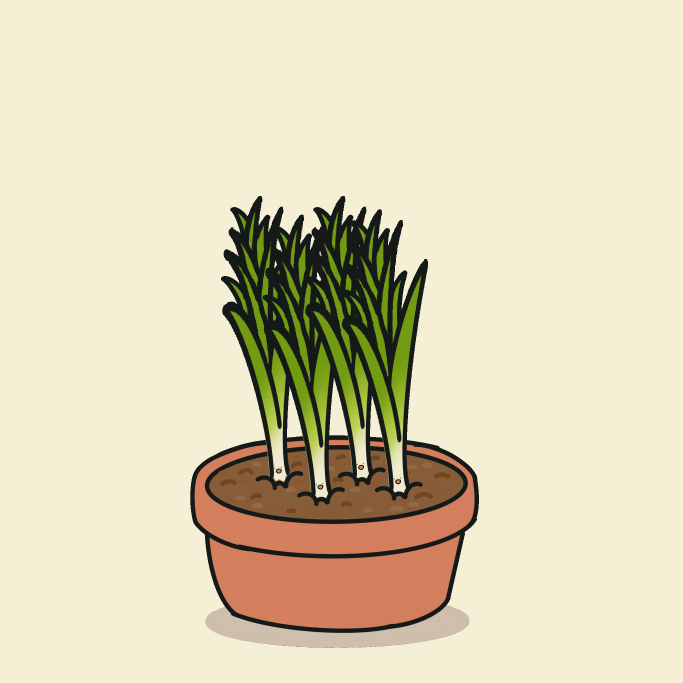
#> input picture assets/healthy.jpg, 2048 x 2048 px (shown at 1/3 size); its folder holds 3 pictures in this run
$ python -i ui_main.py   (imports and definitions only)
#> lines starting #> are read from the running program, lines starting #| are printed output that depends on the picture
# ui_main.py

import tkinter as tk
from tkinter import ttk, messagebox
import threading
import time
import datetime
import colorsys
from PIL import Image, ImageTk # 导入Pillow库

import leek_game
import api_client
import config

# Global variables
player_leek = None
game_update_id = None  # For the 5-minute game logic update
price_ticker_update_id = None  # For the few-seconds price ticker update
current_monitoring_symbol = None  # To store the symbol being monitored

# Global storage for image objects to prevent garbage collection
leek_images = {
    "initial": None,
    "healthy": None,
    "slightly_yellow": None,
    "fallback_pot": None # For fallback image when loading fails
}

def load_leek_images():
    """
    Load leek images.
    'healthy' and 'slightly_yellow' images are scaled to have a width of config.LEEK_RECT_WIDTH,
    with height scaled proportionally.
    'initial' image is scaled to have a width of config.LEEK_RECT_WIDTH * 1.1 (can be adjusted),
    with height scaled proportionally.
    """
    try:
        target_leek_width = config.LEEK_RECT_WIDTH

        # Healthy state image
        img_healthy_orig = Image.open("assets/healthy.jpg") # Assuming .png, adjust if .jpg
#> img_healthy_orig is the input picture: PIL image 2048x2048 RGB; mean R, G, B 221.7, 212.4, 184.2
        original_width_h, original_height_h = img_healthy_orig.size
#> original_width_h = 2048; original_height_h = 2048
        if original_width_h == 0: raise ValueError("Healthy image original width is zero.") # Prevent division by zero

        scale_ratio_h = target_leek_width / original_width_h
#> scale_ratio_h = 0.0488
        new_height_h = int(original_height_h * scale_ratio_h)
#> new_height_h = 100
        new_width_h = target_leek_width # Explicitly set to target width

        img_healthy_resized = img_healthy_orig.resize((new_width_h, new_height_h), Image.Resampling.LANCZOS)
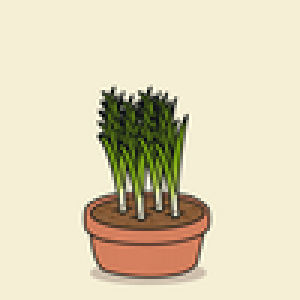
#> img_healthy_resized: PIL image 100x100 RGB (shown 3 times larger); mean R, G, B 221.7, 212.4, 184.2
        leek_images["healthy"] = ImageTk.PhotoImage(img_healthy_resized)

        # Slightly yellow state image
        img_sy_orig = Image.open("assets/slightly_yellow.jpg") # Assuming .png
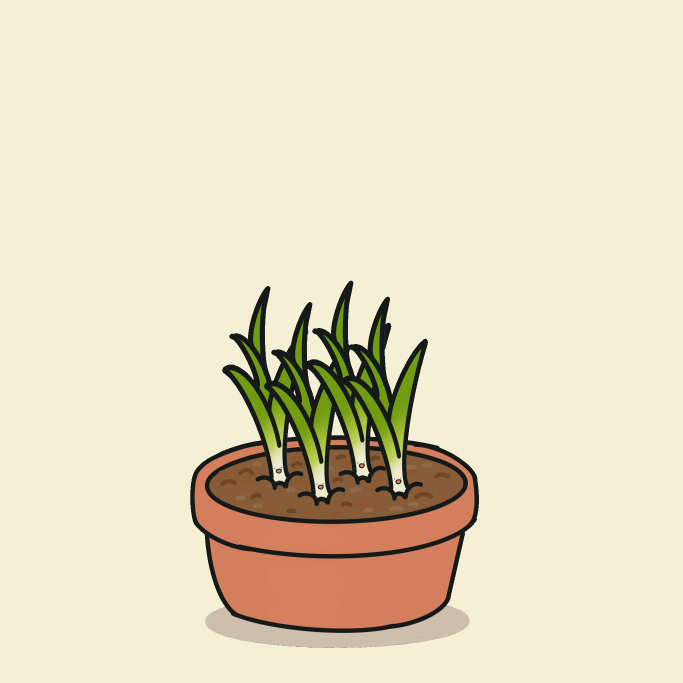
#> input picture assets/slightly_yellow.jpg, 2048 x 2048 px (shown at 1/3 size)
#> img_sy_orig is the input picture: PIL image 2048x2048 RGB; mean R, G, B 229.1, 219, 191.6
        original_width_sy, original_height_sy = img_sy_orig.size
#> original_width_sy = 2048; original_height_sy = 2048
        if original_width_sy == 0: raise ValueError("Slightly yellow image original width is zero.")

        scale_ratio_sy = target_leek_width / original_width_sy
#> scale_ratio_sy = 0.0488
        new_height_sy = int(original_height_sy * scale_ratio_sy)
#> new_height_sy = 100
        new_width_sy = target_leek_width

        img_sy_resized = img_sy_orig.resize((new_width_sy, new_height_sy), Image.Resampling.LANCZOS)
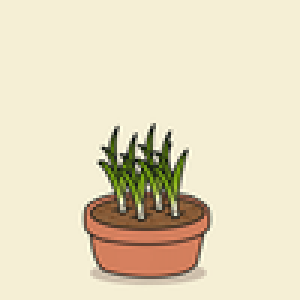
#> img_sy_resized: PIL image 100x100 RGB (shown 3 times larger); mean R, G, B 229.1, 219, 191.6
        leek_images["slightly_yellow"] = ImageTk.PhotoImage(img_sy_resized)

        # Initial state image (e.g., a pot)
        target_initial_width = int(target_leek_width * 1.1) # Make pot slightly wider than leek, adjust as needed
        img_initial_orig = Image.open("assets/initial.jpg") # Assuming .png
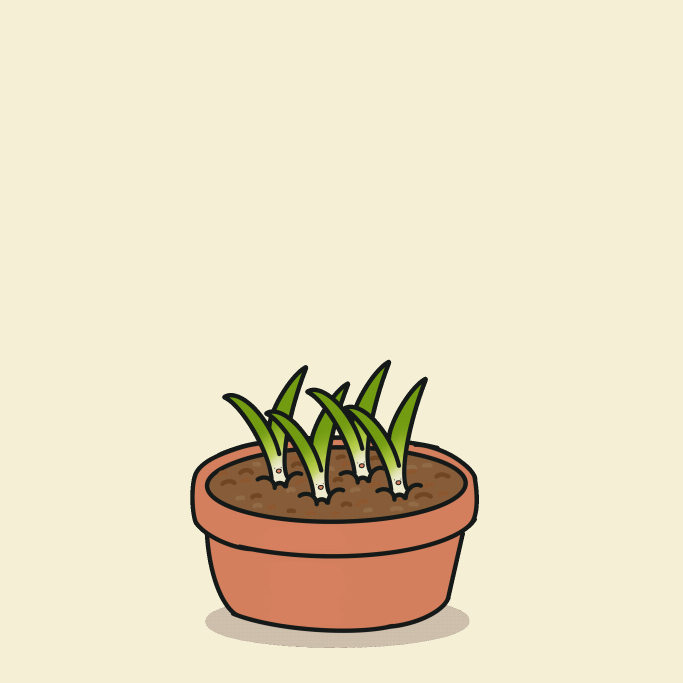
#> input picture assets/initial.jpg, 2048 x 2048 px (shown at 1/3 size)
#> img_initial_orig is the input picture: PIL image 2048x2048 RGB; mean R, G, B 232.9, 222.4, 195.4
        original_width_i, original_height_i = img_initial_orig.size
#> original_width_i = 2048; original_height_i = 2048
        if original_width_i == 0: raise ValueError("Initial image original width is zero.")

        scale_ratio_i = target_initial_width / original_width_i
#> scale_ratio_i = 0.0537
        new_height_i = int(original_height_i * scale_ratio_i)
#> new_height_i = 110
        new_width_i = target_initial_width

        img_initial_resized = img_initial_orig.resize((new_width_i, new_height_i), Image.Resampling.LANCZOS)
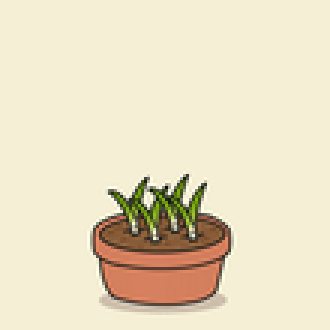
#> img_initial_resized: PIL image 110x110 RGB (shown 3 times larger); mean R, G, B 232.8, 222.4, 195.4
        leek_images["initial"] = ImageTk.PhotoImage(img_initial_resized)

        print("Leek images loaded and proportionally scaled.")
        return True
    except FileNotFoundError as e:
        messagebox.showerror("Image Error", f"Image file not found: {e}. Please ensure 'assets' folder and .png images exist.")
        leek_images["healthy"] = None
        leek_images["slightly_yellow"] = None
        leek_images["initial"] = None
        return False
    except ValueError as e: # Catch division by zero if original width is 0
        messagebox.showerror("Image Error", f"Error processing image dimensions: {e}. Original width might be zero.")
        leek_images["healthy"] = None
        leek_images["slightly_yellow"] = None
        leek_images["initial"] = None
        return False
    except Exception as e:
        messagebox.showerror("Image Error", f"Error loading or resizing images: {e}. Will use color drawing instead.")
        leek_images["healthy"] = None
        leek_images["slightly_yellow"] = None
        leek_images["initial"] = None
        return False

# [347 lines left out: functions hsl_to_rgb_hex, draw_leek_visualization, update_ui_status, update_price_ticker, get_decimal_places, display_nft_data and 4 more, not called in this run]


# --- UI Setup ---
# [3 lines not run here, left out]

# Load images before creating any image-dependent components
images_loaded_successfully = load_leek_images() # Call to load images

# Main frame
# [1 line that did not run here, left out]
# [1 line not run here, left out]

# Left panel for controls and status
# [1 line that did not run here, left out]
# [1 line not run here, left out]

# Right panel for leek visualization
# [1 line that did not run here, left out]
# [1 line not run here, left out]

# --- Input Frame (in left_panel) ---
# [1 line that did not run here, left out]
# [3 lines not run here, left out]
# [1 line that did not run here, left out]
# [2 lines not run here, left out]

# [1 line that did not run here, left out]
# [1 line not run here, left out]

# [2 lines that did not run here, left out]
# [1 line not run here, left out]

# --- Price Ticker Frame (in left_panel) ---
# [1 line that did not run here, left out]
# [1 line not run here, left out]

current_price_var = tk.StringVar(value="N/A")
price_change_percent_var = tk.StringVar(value="N/A")

# [1 line not run here, left out]
# [1 line that did not run here, left out]
# [3 lines not run here, left out]
# [1 line that did not run here, left out]
# [1 line not run here, left out]

# --- Status Frame (in left_panel) ---
# [1 line that did not run here, left out]
# [2 lines not run here, left out]

height_var = tk.StringVar(value="N/A")
h0_var = tk.StringVar(value="N/A")
game_state_var = tk.StringVar(value="未开始")
ct_minus_1_var = tk.StringVar(value="N/A")
last_kline_time_var = tk.StringVar(value="N/A")
leek_color_hsl_var = tk.StringVar(value="H:N/A, S:N/A, L:N/A")

# [12 lines not run here, left out]

# --- Log Frame (in left_panel) ---
# [1 line that did not run here, left out]
# [1 line not run here, left out]
log_message_var = tk.StringVar(value="欢迎使用韭菜游戏监控!")
# [1 line that did not run here, left out]
# [1 line not run here, left out]

# --- NFT Details Frame (in left_panel) ---
# [1 line that did not run here, left out]
# [1 line not run here, left out]
nft_details_var = tk.StringVar()
# [1 line that did not run here, left out]
# [1 line not run here, left out]

# --- Leek Visualization Canvas (in right_panel) ---
# [1 line that did not run here, left out]
# [1 line not run here, left out]

# [1 line that did not run here, left out]
# [2 lines not run here, left out]


# [4 lines left out: function on_closing, not called in this run]


# [2 lines not run here, left out]

>>> result = load_leek_images()
